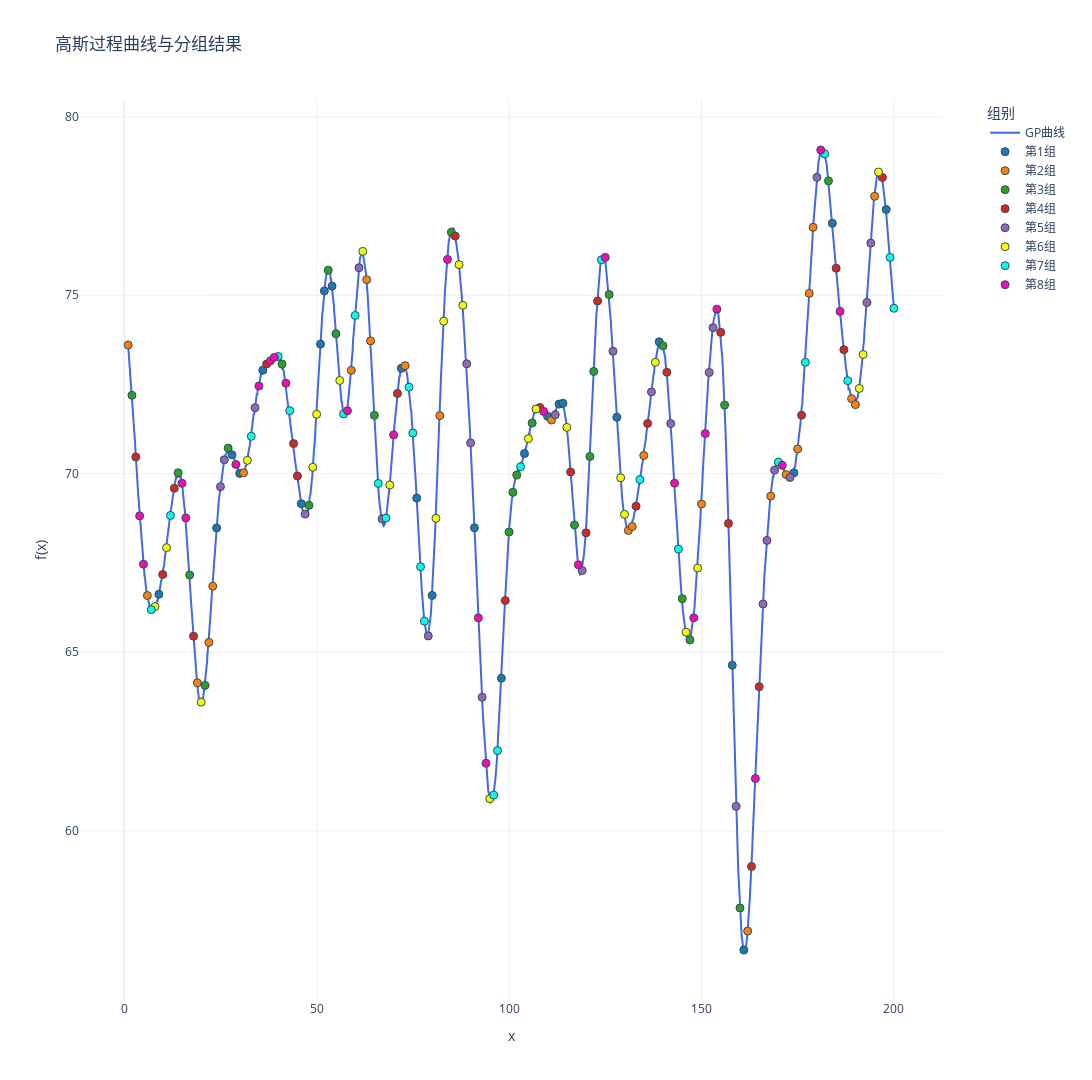

Notebook source saved alongside this figure:
### Code cell
import numpy as np
import plotly.graph_objects as go
from sklearn.gaussian_process import GaussianProcessRegressor
from sklearn.gaussian_process.kernels import RBF, ConstantKernel,WhiteKernel

import sys
import os
# 使用当前工作目录
project_root = os.path.dirname(os.getcwd())  # 获取当前目录的父目录
sys.path.insert(0, project_root)
from util.methods import assign_variances

seed = 15
# 定义核函数
kernel = ConstantKernel(25.0) * RBF(length_scale=4.0) + WhiteKernel(1e-3)
gp = GaussianProcessRegressor(kernel=kernel)

x_dense = np.linspace(1, 200, 2000).reshape(-1, 1)

y_dense = gp.sample_y(x_dense, n_samples=1, random_state=seed).flatten() + 70

# 提取整数点对应的y值
integer_points = np.arange(1, 201)
y_integers = y_dense[np.linspace(0, 1999, 200, dtype=int)]

# 计算整数点的协方差矩阵
cov_matrix = kernel(integer_points.reshape(-1,1))

# 计算相关性矩阵
std_dev = np.sqrt(np.diag(cov_matrix))  
corr_matrix = cov_matrix / np.outer(std_dev, std_dev)  

np.savetxt('Sigma1.txt', cov_matrix, 
           fmt='%.6f',
           header=f'高斯过程协方差矩阵(1-50整数点)\n核函数: {kernel}')

np.savetxt('correlation_matrix.txt', corr_matrix,
           fmt='%.6f',
           header=f'高斯过程相关性矩阵(1-50整数点)\n核函数: {kernel}')

np.savetxt('mu.txt', 
           y_integers,
           fmt='%.6f',
           header='真实均值')

# 创建蛇形分配的分组标签
sorted_indices = np.argsort(y_integers)  # 获取y值从小到大的索引
positions = np.arange(200)
round_num = positions // 8  # 每5个点改变一次方向
pos_in_round = positions % 8

# 蛇形分配逻辑：正向(0,1,2,3,4)和反向(4,3,2,1,0)交替
group_assignments = np.where(
    round_num % 2 == 0,
    pos_in_round,       # 正向分配：0,1,2,3,4,5,6,7
    7 - pos_in_round    # 反向分配：7,6,5,4,3,2,1,0
)

group_labels = np.zeros(200, dtype=int)
group_labels[sorted_indices] = group_assignments
group_names = [f"第{i+1}组" for i in range(8)]  # 组别名称

# 创建分组标签 (5组，蛇形分配)
group_labels = np.zeros(200, dtype=int)
for i in range(200):
    round_num = i // 8  # 每5个点一轮
    pos_in_round = i % 8
    
    if round_num % 2 == 0:  # 偶数轮：正向分配
        group = pos_in_round
    else:  # 奇数轮：反向分配
        group = 7 - pos_in_round
    
    group_labels[sorted_indices[i]] = group

group_names = [f"第{i+1}组" for i in range(8)]  # 组别名称

fig = go.Figure()

fig.add_trace(go.Scatter(
    x=x_dense.flatten(), 
    y=y_dense,
    mode='lines',
    name='GP曲线',
    line=dict(color='royalblue', width=2)
))

colors = ['#1f77b4', '#ff7f0e', '#2ca02c', '#d62728', '#9467bd', '#f5fa07', '#07faec', '#f808b9']  # 8种不同颜色
for group in range(8):
    mask = (group_labels == group)
    fig.add_trace(go.Scatter(
        x=integer_points[mask],
        y=y_integers[mask],
        mode='markers',
        name=group_names[group],
        marker=dict(
            color=colors[group],
            size=8,
            line=dict(width=1, color='DarkSlateGrey')
    )))

fig.update_layout(
    title='高斯过程曲线与分组结果',
    xaxis_title='x',
    yaxis_title='f(x)',
    template='plotly_white',
    height=1080,
    width=1920,
    legend=dict(
        title='组别',
        x=1.05,
        y=1,
        xanchor='left',
        yanchor='top',
        bgcolor='rgba(255,255,255,0.8)'
    ),
    margin=dict(r=150) 
)

fig.show()

### Figure 1 — Plotly figure (JSON) as saved in the notebook; plotly's stock layout.template omitted (floating-point values rounded to 4 significant figures; data arrays with more than 128 entries replaced by an {"elided": "..."} marker saying what was removed)
{"data": [{"line": {"color": "royalblue", "width": 2}, "mode": "lines", "name": "GP曲线", "type": "scatter", "x": {"elided": "2000 float values"}, "y": {"elided": "2000 float values"}}, {"marker": {"color": "#1f77b4", "line": {"color": "DarkSlateGrey", "width": 1}, "size": 8}, "mode": "markers", "name": "第1组", "type": "scatter", "x": [9, 24, 28, 30, 36, 46, 51, 52, 54, 72, 76, 80, 91, 98, 104, 110, 113, 114, 128, 139, 158, 161, 174, 184, 198], "y": [66.62, 68.48, 70.53, 70.01, 72.9, 69.16, 73.63, 75.12, 75.25, 72.95, 69.32, 66.59, 68.49, 64.27, 70.56, 71.61, 71.95, 71.97, 71.58, 73.7, 64.64, 56.66, 70.03, 77.02, 77.4]}, {"marker": {"color": "#ff7f0e", "line": {"color": "DarkSlateGrey", "width": 1}, "size": 8}, "mode": "markers", "name": "第2组", "type": "scatter", "x": [1, 6, 19, 22, 23, 31, 59, 63, 64, 73, 82, 111, 131, 132, 135, 150, 162, 168, 172, 175, 178, 179, 189, 190, 195], "y": [73.61, 66.59, 64.14, 65.28, 66.85, 70.03, 72.9, 75.44, 73.72, 73.03, 71.63, 71.51, 68.41, 68.52, 70.51, 69.15, 57.19, 69.38, 69.98, 70.7, 75.05, 76.9, 72.1, 71.94, 77.77]}, {"marker": {"color": "#2ca02c", "line": {"color": "DarkSlateGrey", "width": 1}, "size": 8}, "mode": "markers", "name": "第3组", "type": "scatter", "x": [2, 14, 17, 21, 27, 41, 48, 53, 55, 65, 85, 100, 101, 102, 106, 117, 121, 122, 126, 140, 145, 147, 156, 160, 183], "y": [72.2, 70.03, 67.16, 64.07, 70.72, 73.07, 69.12, 75.7, 73.92, 71.64, 76.76, 68.37, 69.48, 69.97, 71.42, 68.56, 70.48, 72.87, 75.02, 73.58, 66.5, 65.35, 71.92, 57.84, 78.2]}, {"marker": {"color": "#d62728", "line": {"color": "DarkSlateGrey", "width": 1}, "size": 8}, "mode": "markers", "name": "第4组", "type": "scatter", "x": [3, 10, 13, 18, 37, 44, 45, 71, 86, 99, 108, 116, 120, 123, 133, 136, 141, 155, 157, 163, 165, 176, 185, 187, 197], "y": [70.47, 67.18, 69.59, 65.45, 73.07, 70.85, 69.94, 72.25, 76.66, 66.45, 71.86, 70.05, 68.35, 74.84, 69.09, 71.41, 72.84, 73.96, 68.61, 59.0, 64.04, 71.64, 75.76, 73.47, 78.3]}, {"marker": {"color": "#9467bd", "line": {"color": "DarkSlateGrey", "width": 1}, "size": 8}, "mode": "markers", "name": "第5组", "type": "scatter", "x": [25, 26, 34, 47, 61, 67, 79, 89, 90, 93, 112, 119, 127, 137, 142, 152, 153, 159, 166, 167, 169, 173, 180, 193, 194], "y": [69.64, 70.39, 71.85, 68.87, 75.77, 68.74, 65.46, 73.08, 70.86, 63.74, 71.65, 67.29, 73.43, 72.29, 71.41, 72.84, 74.09, 60.68, 66.35, 68.13, 70.1, 69.9, 78.3, 74.8, 76.46]}, {"marker": {"color": "#f5fa07", "line": {"color": "DarkSlateGrey", "width": 1}, "size": 8}, "mode": "markers", "name": "第6组", "type": "scatter", "x": [8, 11, 20, 32, 49, 50, 56, 62, 69, 81, 83, 87, 88, 95, 105, 107, 115, 129, 130, 138, 146, 149, 191, 192, 196], "y": [66.28, 67.93, 63.6, 70.37, 70.18, 71.66, 72.61, 76.23, 69.69, 68.75, 74.27, 75.86, 74.72, 60.9, 70.98, 71.81, 71.3, 69.89, 68.86, 73.12, 65.56, 67.36, 72.39, 73.34, 78.45]}, {"marker": {"color": "#07faec", "line": {"color": "DarkSlateGrey", "width": 1}, "size": 8}, "mode": "markers", "name": "第7组", "type": "scatter", "x": [7, 12, 33, 40, 43, 57, 60, 66, 68, 74, 75, 77, 78, 96, 97, 103, 124, 134, 144, 170, 177, 182, 188, 199, 200], "y": [66.19, 68.83, 71.05, 73.29, 71.77, 71.68, 74.43, 69.73, 68.76, 72.43, 71.14, 67.39, 65.87, 61.0, 62.25, 70.2, 75.99, 69.84, 67.89, 70.33, 73.12, 78.96, 72.61, 76.06, 74.63]}, {"marker": {"color": "#f808b9", "line": {"color": "DarkSlateGrey", "width": 1}, "size": 8}, "mode": "markers", "name": "第8组", "type": "scatter", "x": [4, 5, 15, 16, 29, 35, 38, 39, 42, 58, 70, 84, 92, 94, 109, 118, 125, 143, 148, 151, 154, 164, 171, 181, 186], "y": [68.82, 67.47, 69.73, 68.76, 70.26, 72.46, 73.16, 73.26, 72.54, 71.76, 71.09, 76.0, 65.96, 61.89, 71.75, 67.45, 76.06, 69.73, 65.96, 71.12, 74.61, 61.46, 70.24, 79.07, 74.55]}], "layout": {"height": 1080, "legend": {"bgcolor": "rgba(255,255,255,0.8)", "title": {"text": "组别"}, "x": 1.05, "xanchor": "left", "y": 1, "yanchor": "top"}, "margin": {"r": 150}, "title": {"text": "高斯过程曲线与分组结果"}, "width": 1920, "xaxis": {"title": {"text": "x"}}, "yaxis": {"title": {"text": "f(x)"}}}}
